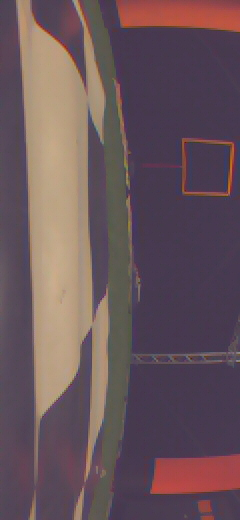
#> input picture prototyping/AE4317_2019_datasets/cyberzoo_poles_panels_mats/20190121-142935/18216042.jpg, 240 x 520 px, found by its file name; its folder holds only this picture in this run
$ python filters.py
#> lines starting #> are read from the running program, lines starting #| are printed output that depends on the picture; after the words box and inside, x2 and y2 are one past the last pixel; in counts of white or black regions, pixels touching at a corner belong together
"""
    filters.py
    Processes all images in a folder, applies edge detection,
    and saves a side-by-side comparison of the original and detected edges.
"""

import cv2 as cv
import os
import numpy as np

# Get the directory where this script is located
script_dir = os.path.dirname(os.path.abspath(__file__))

# Define input and output directories
image_folder = "/home/sblackmore/Documents/paparazzi/prototyping/AE4317_2019_datasets/cyberzoo_poles_panels_mats/20190121-142935/"
output_folder = os.path.join(script_dir, "processed_images")

# Get all .jpg images in the folder
image_files = [f for f in os.listdir(image_folder) if f.endswith(".jpg")]

# Process each image
for image_file in image_files:
    image_path = os.path.join(image_folder, image_file)

    # Load image in grayscale
    img = cv.imread(image_path, cv.IMREAD_GRAYSCALE)
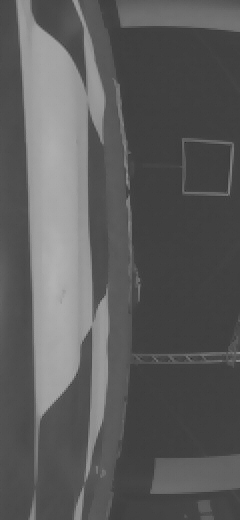
#> img: shape (520, 240); min 40, max 178, mean 91.6
    if img is None:
        print(f"Skipping {image_file}, could not load.")
        continue

    # Rotate image 90° counterclockwise
    img_rotated = cv.rotate(img, cv.ROTATE_90_COUNTERCLOCKWISE)
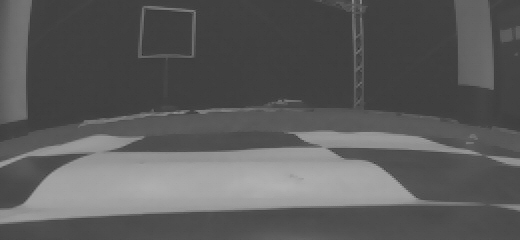
#> img_rotated: shape (240, 520); min 40, max 178, mean 91.6

    # Apply Sobel Y-filter to detect edges
    sobely = cv.Sobel(img_rotated, cv.CV_64F, 1, 0, ksize=5)
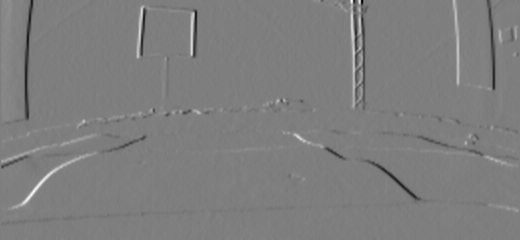
#> sobely: shape (240, 520) float64; min -2929, max 2966, mean -2.8; drawn with min black and max white
    sobelx = cv.Sobel(img_rotated, cv.CV_64F, 0, 1, ksize=5)
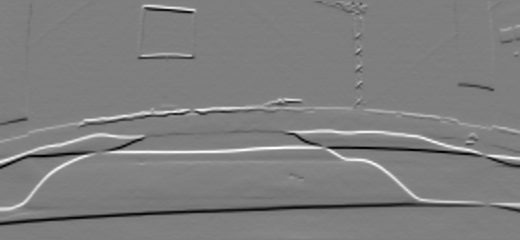
#> sobelx: shape (240, 520) float64; min -3243, max 3282, mean 5.7; drawn with min black and max white

    # Detect edge pixels where gradient is strong
    threshold = 700
    edge_pixels = np.column_stack(np.where(sobely > threshold))  # Strong positive edges (red)
#> edge_pixels = 1339 pairs, first value 0 to 207, second value 2 to 516
    other_edge_pixels = np.column_stack(np.where(sobely < -threshold))  # Strong negative edges (yellow)
#> other_edge_pixels = 1834 pairs, first value 0 to 199, second value 1 to 512

    # Convert grayscale image to BGR for color overlay
    img_with_edges = cv.cvtColor(img_rotated, cv.COLOR_GRAY2BGR)

    # Draw red (strong positive) and yellow (strong negative) edge points
    for y, x in edge_pixels:
        cv.circle(img_with_edges, (x, y), 1, (0, 0, 255), -1)  # Red points (BGR: Blue=0, Green=0, Red=255)
#> this loop made 1339 passes
#> (y, x) on passes 1 to 3: (0, 350), (0, 351), (0, 352)
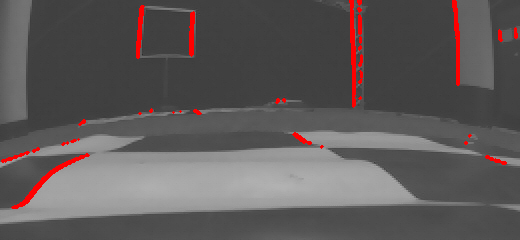
#> img_with_edges: shape (240, 520, 3); mean B, G, R 89.6, 89.6, 94.9
    for y, x in other_edge_pixels:
        cv.circle(img_with_edges, (x, y), 1, (0, 255, 255), -1)  # Yellow points (BGR: Blue=0, Green=255, Red=255)
#> this loop made 1834 passes
#> (y, x) on passes 1 to 3: (0, 30), (0, 31), (0, 32)
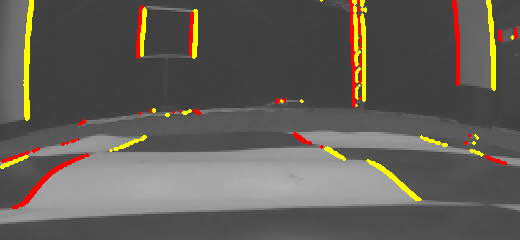
#> img_with_edges: shape (240, 520, 3); 2.66% of pixels changed, all inside (x1, y1, x2, y2) = (0, 0, 514, 201)

    # Create side-by-side comparison (concatenate images)
    combined_image = np.hstack((cv.cvtColor(img_rotated, cv.COLOR_GRAY2BGR), img_with_edges))
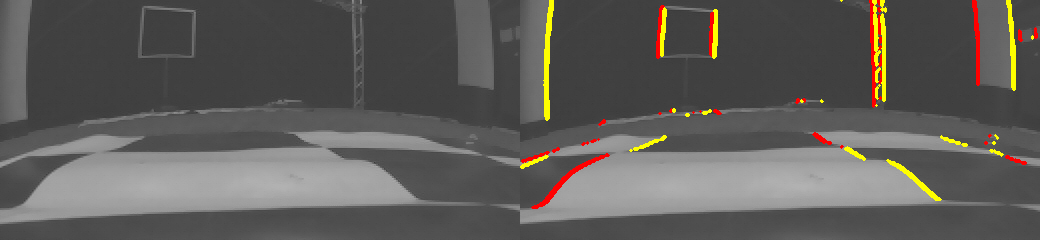
#> combined_image: shape (240, 1040, 3); mean B, G, R 89.5, 92.9, 95.2

    # Define save path
    save_path = os.path.join(output_folder, f"comparison_{image_file}")

    # Save the side-by-side image
    cv.imwrite(save_path, combined_image)

    print(f"Saved: {save_path}")

$ run again, on prototyping/AE4317_2019_datasets/cyberzoo_poles_panels_mats/20190121-142935/24049338.jpg
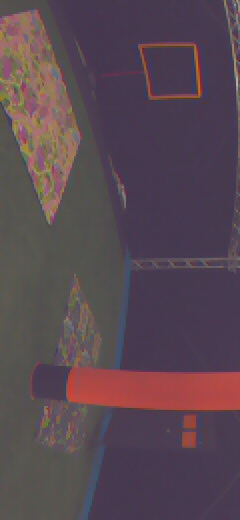
#> input picture prototyping/AE4317_2019_datasets/cyberzoo_poles_panels_mats/20190121-142935/24049338.jpg, 240 x 520 px, found by its file name
#> edge_pixels = 1458 pairs, first value 0 to 239, second value 1 to 437
#> other_edge_pixels = 1423 pairs, first value 0 to 239, second value 2 to 448
#> the loop `for y, x in edge_pixels:` made 1458 passes
#> (y, x) on passes 1 to 3: (0, 1), (0, 46), (0, 60)
#> after the loop `for y, x in edge_pixels:`:
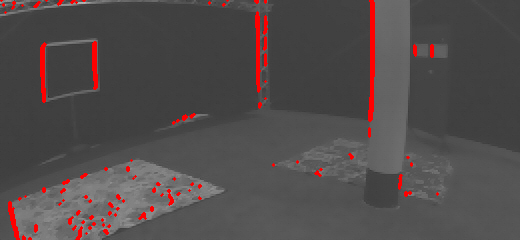
#> img_with_edges: shape (240, 520, 3); mean B, G, R 76, 76, 82.3
#> the loop `for y, x in other_edge_pixels:` made 1423 passes
#> (y, x) on passes 1 to 3: (0, 11), (0, 12), (0, 13)
#> `combined_image = np.hstack((cv.cvtColor(img_rotated, cv.COLOR_GRAY2BGR..`:
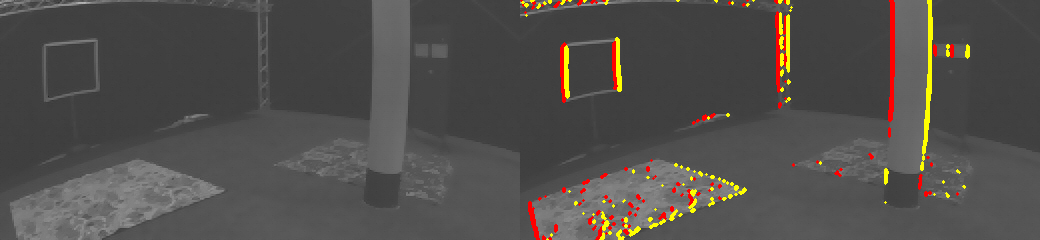
#> combined_image: shape (240, 1040, 3); mean B, G, R 76.1, 79.2, 82.2
